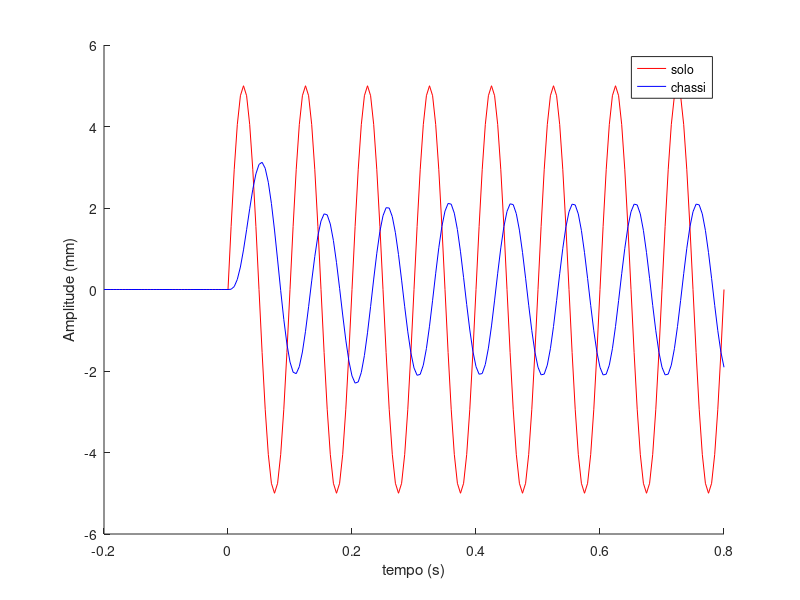

The MATLAB source for this figure:
%% Simulação do Problema da Suspensão (Aula 03) 
% Funções utilizadas (veja documentação): 
%  -> close: fechar figuras abertas
%  -> tf: função para criar funções de transferência
%  -> lsim: obter a resposta de um sistema linear para uma entrada u
%     determinada
%  -> figure: abrir (nova) figura
%  -> hold on, off: plotar, ou não, o gráfico sobre os anteriores
%  -> plot: traçar um gráfico 2D
%  -> xlabel: texto do eixo X (abscissa)
%  -> ylabel: texto do eixo Y (ordenada)
%  -> legend: adiciona a legenda na ordem que os gráficos são plotados
close all;
% Dados numéricos
m_t=1580; % massa do carro [kg]
m_r=20; % Massa da roda+pneu [kg]
m_C=m_t-4*m_r; % massa do chassi [kg]
m_c=m_C/4; % massa do chassi no modelo de 1/4 de carro [kg]
k_s=130000; % Constante elástica da suspensão [N/m]
k_p=1000000; % Constante elástica do pneu [N/m]
c_s=9800; % Coeficiente de amortecimento da suspensão [Ns/m]
% Modelo da suspensão (resposta do chassi a uma excitação do solo)
%  -> G(s) = Z_c(s)/Z_a(s) 
s = tf('s'); % variável de Laplace
Gs=(c_s*k_p*s + k_s*k_p)/(m_c*m_r*s^4 + (m_c + m_r)*c_s*s^3 + (m_c*(k_s+k_p) + m_r*k_s)*s^2 + c_s*k_p*s + k_s*k_p);
t=0:0.005:0.8; % vetor de tempo
u=5*sin(2*pi*10*t); % excitação senoidal do solo (mm)
t=-0.2:0.005:0.8; % acrescenta tempo sem excitação (repouso)
u=[(0:0.005:0.195)*0 u]; % entrada zero no tempo de repouso
zc = lsim(Gs,u,t); % Simula a resposta para a entrada senoidal
figure, hold on,
plot(t,u,'r'); % traçar o gráfico da excitação do solo
plot(t,zc,'b'); % traçar o gráfico da resposta do chassi
xlabel('tempo (s)'),ylabel('Amplitude (mm)'),
legend('solo','chassi')